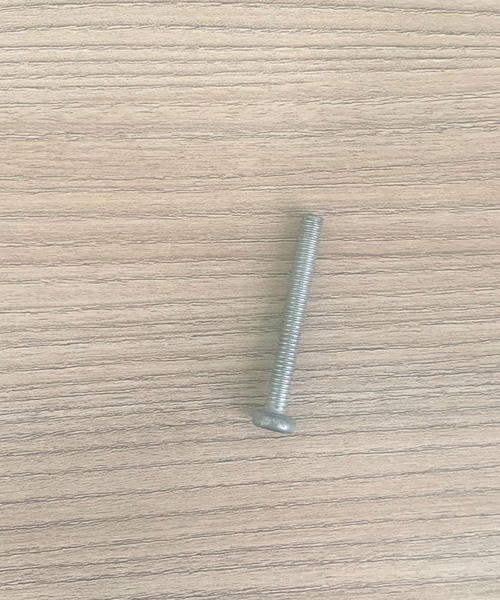
#> input picture files_unet/Parafuso 3.png, 500 x 600 px, given in place of Parafuso 3.jpeg, which was not available
$ jupyter execute Visualisations_object_segmentation_HSV.ipynb   (text cells are left out)
#> lines starting #> are read from the running program, lines starting #| are printed output that depends on the picture; after the words box and inside, x2 and y2 are one past the last pixel; in counts of white or black regions, pixels touching at a corner belong together; long printed decimals are rounded; pictures that were not available may be replaced by others from this repository, and a replacement may not be noted
[cell 1]
# Importar bibliotecas
import cv2
import numpy as np
from matplotlib import pyplot as plt
import imutils

[cell 2]
#Letura da imagem
image= cv2.imread('Parafuso 3.jpeg')
#> image is the input picture: shape (600, 500, 3); mean B, G, R 169.9, 185.1, 197.7

color = ('b','g','r')
lis_std_histo_Geral=[]
lis_std_histo=[]

for i, c in enumerate(color):
    #Análise da dispersão dos dados da imagem através do histograma
    histGeral = cv2.calcHist([image], [i], None, [256], [0, 256])
    histEspe = cv2.calcHist([image], [i], None, [256], [0, 100])
    lis_std_histo_Geral.append(np.std(histGeral))
    lis_std_histo.append(np.std(histEspe))
#> after the loop, lis_std_histo = [1.97, 0.197, 0]; lis_std_histo_Geral = [2070.7, 2017.3, 1982.8]

print(np.mean(lis_std_histo_Geral))
#| 2023.6014
print(np.mean(lis_std_histo))
#| 0.7227

if np.mean(lis_std_histo) > 30000:
    # Limites da segmentação no formato HSV para imagem com fundo preto
    lower = np.array([0,0,74])
    upper = np.array([179,255,255])
elif np.mean(lis_std_histo) > 100:
    # Limites da segmentação no formato HSV para imagem fondo branco
    lower = np.array([0,0,0])
    upper = np.array([179,255,145])
else:
    # Limites da segmentação no formato HSV para imagem com fundo variavel
    lower = np.array([34,0,0])
#> lower = [34, 0, 0]
    upper = np.array([179,255,255])
#> upper = [179, 255, 255]

# Converter para formato HSV e limite de cor
hsv = cv2.cvtColor(image, cv2.COLOR_BGR2HSV)
#> hsv: shape (600, 500, 3); mean H, S, V 17.5, 36.2, 197.8
hsv = cv2.GaussianBlur(hsv, (3,3) ,0)
#> hsv: shape (600, 500, 3); mean H, S, V 17.5, 36.2, 197.9
mask = cv2.inRange(hsv, lower, upper)
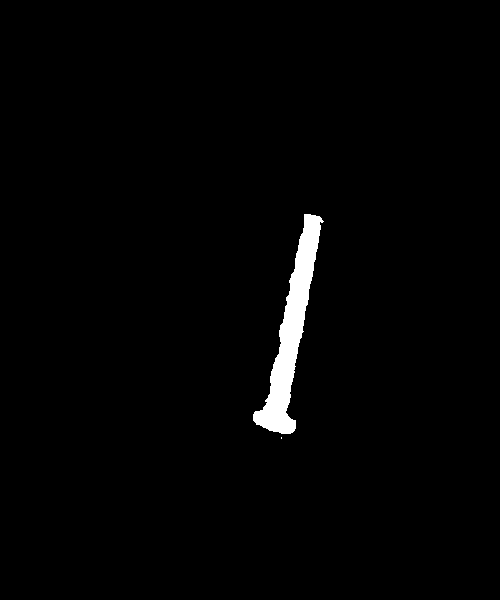
#> mask: shape (600, 500); 1.6% white; 2 white regions (1 under 20 px), largest, box (x1, y1, x2, y2) and area: (253, 214, 324, 434) 4836
# Uma operação de morfologia (close) é realizada para melhorar a segmentação
kernel = np.ones((3,3),np.uint8)
#> kernel = [[1, 1, 1], [1, 1, 1], [1, 1, 1]]
mask_with_open=cv2.morphologyEx(mask, cv2.MORPH_CLOSE, kernel)
#> mask_with_open: shape (600, 500); 1.6% white; 2 white regions (1 under 20 px)

plt.imshow(mask_with_open,'gray')
plt.show()

[cell 3]
# Encontrar os contornos da imagem
cnts = cv2.findContours(mask_with_open.copy(), cv2.RETR_EXTERNAL,cv2.CHAIN_APPROX_SIMPLE)
#> cnts = 2 contours, 1 with area under 20; largest, box (x1, y1, x2, y2) and area: (253, 214, 324, 434) 4602
cnts = imutils.grab_contours(cnts)
c = max(cnts, key=cv2.contourArea)
#> c = contour of 190 points, box (x1, y1, x2, y2) (253, 214, 324, 434), area 4602

# argmin e argmax pra encontrar pontos extremos
extLeft = tuple(c[c[:, :, 0].argmin()][0])
#> extLeft = (253, 414)
extRight = tuple(c[c[:, :, 0].argmax()][0])
#> extRight = (323, 221)
extTop = tuple(c[c[:, :, 1].argmin()][0])
#> extTop = (304, 214)
extBot = tuple(c[c[:, :, 1].argmax()][0])
#> extBot = (281, 433)

# Coordenada de texto na imagem
org = (extTop[0]+3,extTop[1]+3)
#> org = (307, 217)
# Tipo de fonte
font = cv2.FONT_HERSHEY_SIMPLEX
# Fator de escala da fonte
fontScale = 3
# Cor do texto
color = (255, 0, 0)
# Espessura da linha
thickness = 2

# Grafica do ponto mais alto
img_point_coordinates = cv2.circle(image, extTop, radius=5, color=(0, 0, 255), thickness=-1)
img_point_coordinates = cv2.putText(image, str(extTop), org, font,fontScale, color, thickness, cv2.LINE_AA)
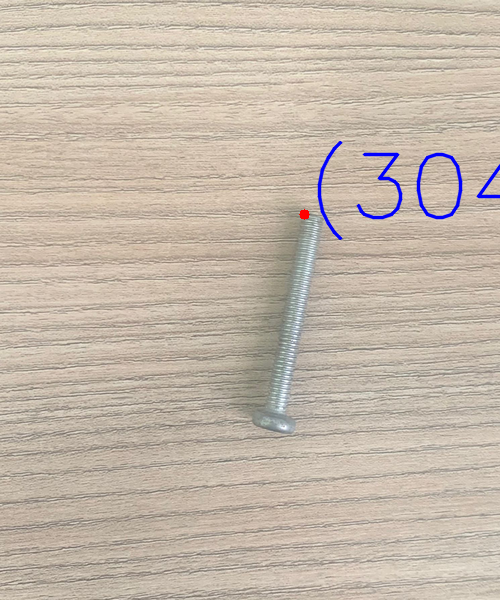
#> img_point_coordinates: shape (600, 500, 3); mean B, G, R 170.3, 184, 196.6
plt.imshow(img_point_coordinates,'gray')

$ run again, with files_unet/Parafuso 1.png copied over files_unet/Parafuso 3.png
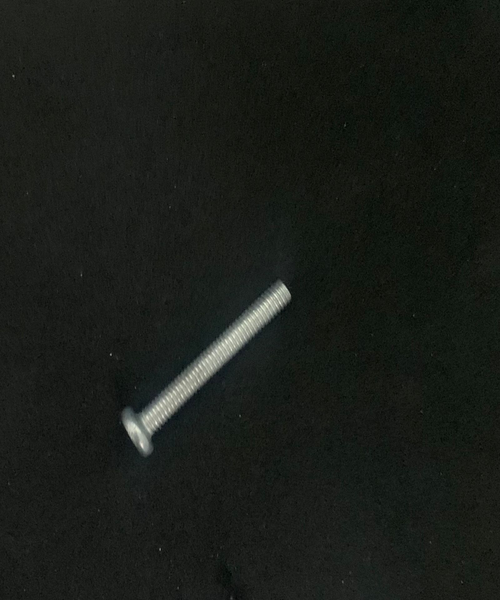
#> input picture files_unet/Parafuso 1.png, 500 x 600 px, given in place of Parafuso 3.jpeg, which was not available
#> image is the input picture: shape (600, 500, 3); mean B, G, R 24.5, 29, 25.6
#> after the loop `for i, c in enumerate(color):`: lis_std_histo = [3922.7, 4333.9, 4054.7]; lis_std_histo_Geral = [3917.8, 4329.3, 4050]
#| 4099.0425
#| 4103.765
#> lower = [0, 0, 0]
#> upper = [179, 255, 145]
#> `mask = cv2.inRange(hsv, lower, upper)`:
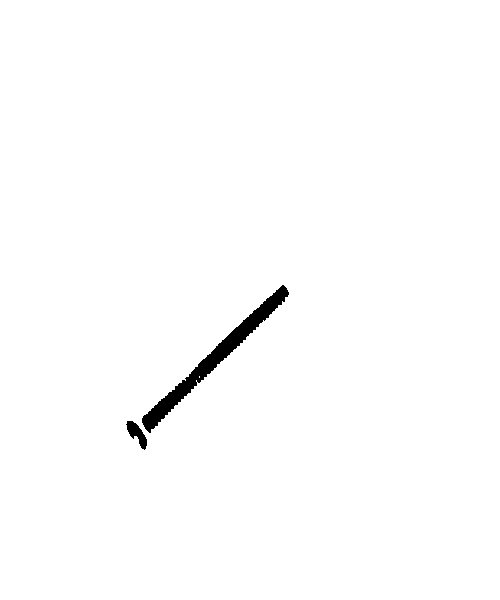
#> mask: shape (600, 500); 99% white; 2 black regions, box (x1, y1, x2, y2) and area: (142, 285, 289, 433) 2725, (126, 421, 147, 450) 279
#> kernel = [[1, 1, 1], [1, 1, 1], [1, 1, 1]]
#> mask_with_open: shape (600, 500); 99% white; 2 black regions
#> `cnts = cv2.findContours(mask_with_open.copy(), cv2.RETR_EXTERNAL,cv2.C..`: cnts = 1 contour; box (x1, y1, x2, y2) and area: (0, 0, 500, 600) 298901
#> `cnts = imutils.grab_contours(cnts)`: cnts = [[[0, 0], [0, 599], [499, 599], [499, 0]]]
#> c = [[0, 0], [0, 599], [499, 599], [499, 0]]
#> extLeft = (0, 0)
#> extRight = (499, 599)
#> extTop = (0, 0)
#> extBot = (0, 599)
#> org = (3, 3)
#> `img_point_coordinates = cv2.putText(image, str(extTop), org, font,font..`:
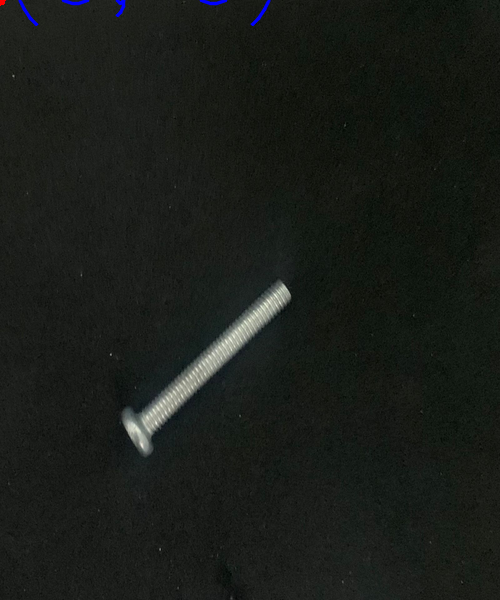
#> img_point_coordinates: shape (600, 500, 3); mean B, G, R 24.8, 28.9, 25.6
